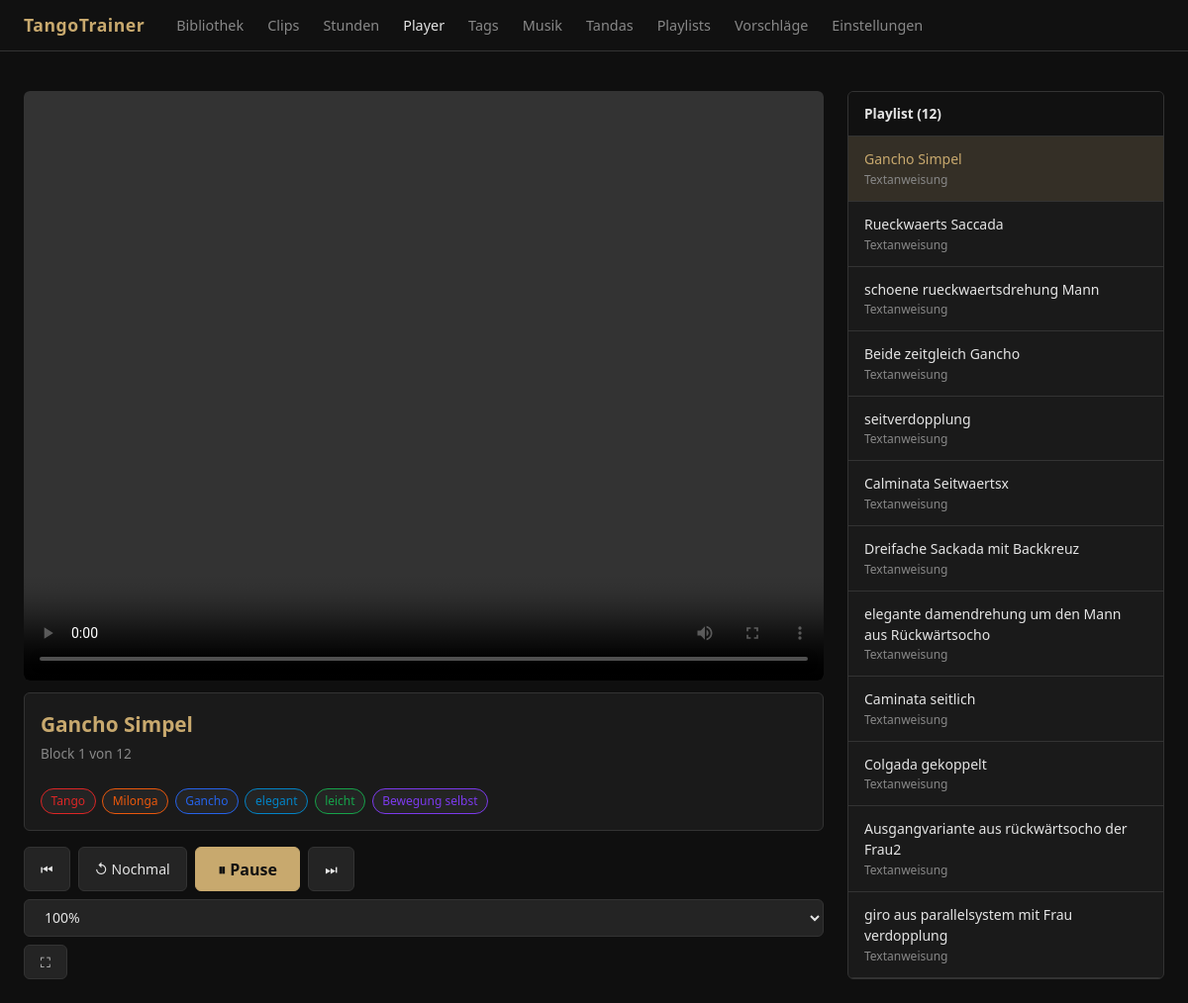
The page /player on the database its author committed.
### app/models.py (models this page shows)
class Clip(Base):
    __tablename__ = "clips"
    id = Column(Integer, primary_key=True, index=True)
    video_id = Column(Integer, ForeignKey("videos.id"), nullable=False)
    title = Column(String, nullable=False)
    start_seconds = Column(Float, nullable=False)
    end_seconds = Column(Float, nullable=False)
    notes = Column(Text)
    technical_notes = Column(Text)
    leader_notes = Column(Text)
    follower_notes = Column(Text)
    adaptation_notes = Column(Text)
    difficulty = Column(String)
    practice_status = Column(String)
    thumbnail_path = Column(String)
    default_speed = Column(Float, default=1.0)
    default_loop_count = Column(Integer, default=1)
    pause_after_seconds = Column(Integer, default=0)
    created_at = Column(DateTime, default=datetime.utcnow)
    updated_at = Column(DateTime, default=datetime.utcnow, onupdate=datetime.utcnow)
    video = relationship("Video", back_populates="clips")
    tags = relationship("Tag", secondary=clip_tags, back_populates="clips")
    practice_logs = relationship("PracticeLog", back_populates="clip")

### app/routers/player.py (the view)
@router.get("/player", response_class=HTMLResponse)
def player(
    request: Request,
    clip_ids: Optional[str] = Query(None),
    db: Session = Depends(get_db),
):
    if clip_ids:
        ids = [int(i) for i in clip_ids.split(",") if i.strip().isdigit()]
        clips = db.query(Clip).filter(Clip.id.in_(ids)).all()
        clip_map = {c.id: c for c in clips}
        items = [_clip_to_item(clip_map[i]) for i in ids if i in clip_map]
    else:
        clips = db.query(Clip).order_by(Clip.created_at.desc()).limit(20).all()
        items = [_clip_to_item(c) for c in clips]
    return templates.TemplateResponse(
        "player.html",
        {"request": request, "items": items, "lesson": None},
    )

### app/templates/player.html (shortened to what this page needs)
{% extends "base.html" %}
{% block content %}
{% if items %}
<div class="player-layout" id="player-root" style="padding-top:1rem;">
  <div class="player-main">
    <video id="player-video" preload="auto" controls
           style="width:100%;border-radius:6px;background:#000;"></video>
    <div class="player-info">
      <div style="display:flex; justify-content:space-between; align-items:flex-start;">
        <div>
          <div class="player-title" id="player-title">{{ items[0].title }}</div>
          <div class="player-counter" id="player-counter">
          </div>
          <div id="player-loop-counter" style="font-size:0.8rem; color:var(--accent); margin-top:0.15rem; min-height:1.1em;"></div>
        </div>
      </div>
      <div class="tag-chips" id="player-tags" style="margin-top:0.5rem;">
      </div>
    </div>
    <div class="player-controls" style="margin-top:1rem; flex-wrap:wrap;">
      <button class="btn btn-secondary" onclick="prevItem()">⏮</button>
      <button class="btn btn-secondary" onclick="replayItem()">↺ Nochmal</button>
      <button class="btn btn-primary btn-lg" id="btn-play-pause" onclick="togglePlay()">⏸ Pause</button>
      <button class="btn btn-secondary" onclick="nextItem()">⏭</button>
      <select id="speed-select" onchange="setSpeed(this.value)" class="btn btn-secondary" title="Geschwindigkeit">
        <option value="1" selected>100%</option>
      </select>
      <button class="btn btn-secondary" onclick="toggleFullscreen()" title="Vollbild (F)">⛶</button>
    </div>
  </div>
  <div class="player-sidebar">
    <div class="sidebar-header">
      {% if lesson %}{{ lesson.title }}{% else %}Playlist{% endif %}
      ({{ items | length }})
    </div>
    {% for item in items %}
    <div class="playlist-item {% if loop.index0 == 0 %}active{% endif %}"
         id="playlist-item-{{ loop.index0 }}"
         onclick="goToItem({{ loop.index0 }})">
      {% if item.item_type == "text" %}📝 {% elif item.item_type == "audio" %}♫ {% endif %}{{ item.title }}
      <div class="item-meta">
        {% if item.item_type == "clip" %}
          {{ item.start | round(1) }}s – {{ item.end | round(1) }}s
          {% if item.loop_count > 1 %} · {{ item.loop_count }}×{% endif %}
          {% if item.difficulty %} · {{ item.difficulty }}{% endif %}
        {% elif item.item_type == "audio" %}
          Musik
        {% else %}
          Textanweisung
        {% endif %}
      </div>
    </div>
    {% endfor %}
  </div>
</div>
{% else %}
<div style="text-align:center; padding:4rem; color:var(--text-muted);">
  <p style="font-size:1.2rem; margin-bottom:1rem;">Keine Blöcke in der Playlist.</p>
  <a href="/clips" class="btn btn-primary">Clips auswählen</a>
</div>
{% endif %}
{% endblock %}

### app/static/css/style.css (style rules this page uses)
:root { --bg: #0f0f0f; --bg-card: #1a1a1a; --bg-input: #242424; --border: #333; --text: #e5e5e5; --text-muted: #888; --accent: #c8a96e; --accent-hover: #e0c080; --danger: #dc2626; --radius: 6px; --shadow: 0 2px 8px rgba(0,0,0,0.5); }
* { box-sizing: border-box; margin: 0; padding: 0; }
body { font-family: system-ui, -apple-system, sans-serif; background: var(--bg); color: var(--text); min-height: 100vh; font-size: 15px; line-height: 1.5; }
.btn { display: inline-flex; align-items: center; gap: 0.4rem; padding: 0.45rem 1rem; border-radius: var(--radius); border: 1px solid transparent; font-size: 0.875rem; cursor: pointer; transition: background 0.15s, color 0.15s; font-family: inherit; }
.btn-primary { background: var(--accent); color: #111; border-color: var(--accent); font-weight: 600; }
.btn-secondary { background: var(--bg-input); color: var(--text); border-color: var(--border); }
.btn-lg { padding: 0.65rem 1.4rem; font-size: 1rem; }
input[type=text], input[type=number], input[type=url], textarea, select { width: 100%; background: var(--bg-input); border: 1px solid var(--border); border-radius: var(--radius); color: var(--text); padding: 0.5rem 0.75rem; font-size: 0.9rem; font-family: inherit; transition: border-color 0.15s; }
.tag-chips { display: flex; flex-wrap: wrap; gap: 0.4rem; margin-top: 0.5rem; }
.player-layout { display: grid; grid-template-columns: 1fr 320px; gap: 1.5rem; height: calc(100vh - 52px - 3rem); }
.player-main { display: flex; flex-direction: column; min-height: 0; }
.player-main video { flex: 1 1 0%; min-height: 150px; width: 100%; object-fit: contain; border-radius: var(--radius); background: #000; cursor: pointer; }
.player-info { margin-top: 0.75rem; padding: 1rem; background: var(--bg-card); border-radius: var(--radius); border: 1px solid var(--border); }
.player-title { font-size: 1.3rem; font-weight: 700; color: var(--accent); }
.player-counter { font-size: 0.85rem; color: var(--text-muted); margin-top: 0.25rem; }
.player-controls { display: flex; gap: 0.5rem; flex-wrap: wrap; margin-top: 1rem; }
.player-sidebar { background: var(--bg-card); border: 1px solid var(--border); border-radius: var(--radius); overflow-y: auto; min-height: 0; }
.sidebar-header { padding: 0.75rem 1rem; background: #111; border-bottom: 1px solid var(--border); font-size: 0.85rem; font-weight: 600; }
.playlist-item { padding: 0.75rem 1rem; border-bottom: 1px solid var(--border); cursor: pointer; font-size: 0.875rem; transition: background 0.1s; }
.playlist-item.active { background: rgba(200,169,110,0.15); color: var(--accent); }
.playlist-item .item-meta { font-size: 0.75rem; color: var(--text-muted); margin-top: 0.1rem; }

### rows shown on the page
Clip: title "Gancho Simpel"
Clip: title "Rueckwaerts Saccada"
Clip: title "schoene rueckwaertsdrehung Mann"
Clip: title "Beide zeitgleich Gancho"
Clip: title "seitverdopplung"
Clip: title "Calminata Seitwaertsx"
Clip: title "Dreifache Sackada mit Backkreuz"
Clip: title "elegante damendrehung um den Mann aus Rückwärtsocho"
Clip: title "Caminata seitlich"
Clip: title "Colgada gekoppelt"
Clip: title "Ausgangvariante aus rückwärtsocho der Frau2"
Clip: title "giro aus parallelsystem mit Frau verdopplung"

### other values the page prints
{{ items | length }} "12"
